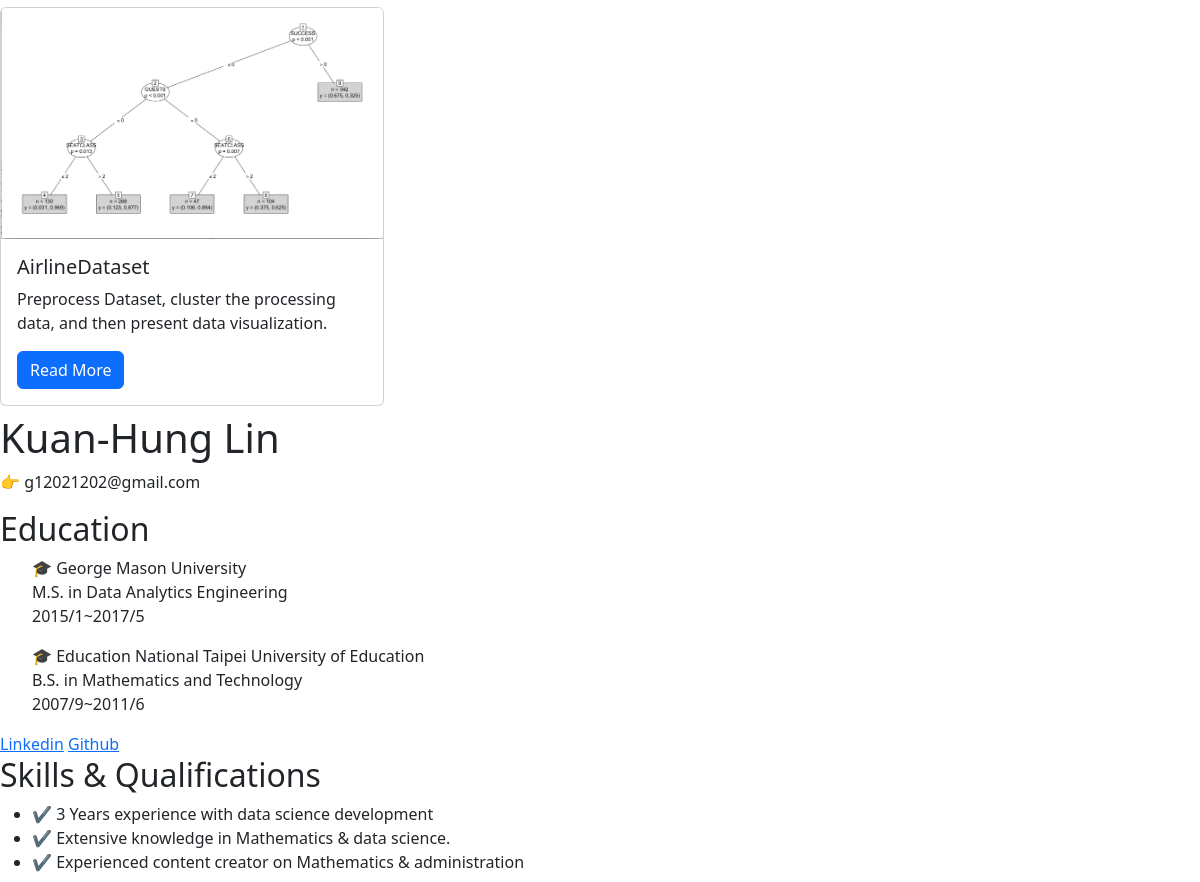
The page /projects/ (middle part) on the database as committed earlier.
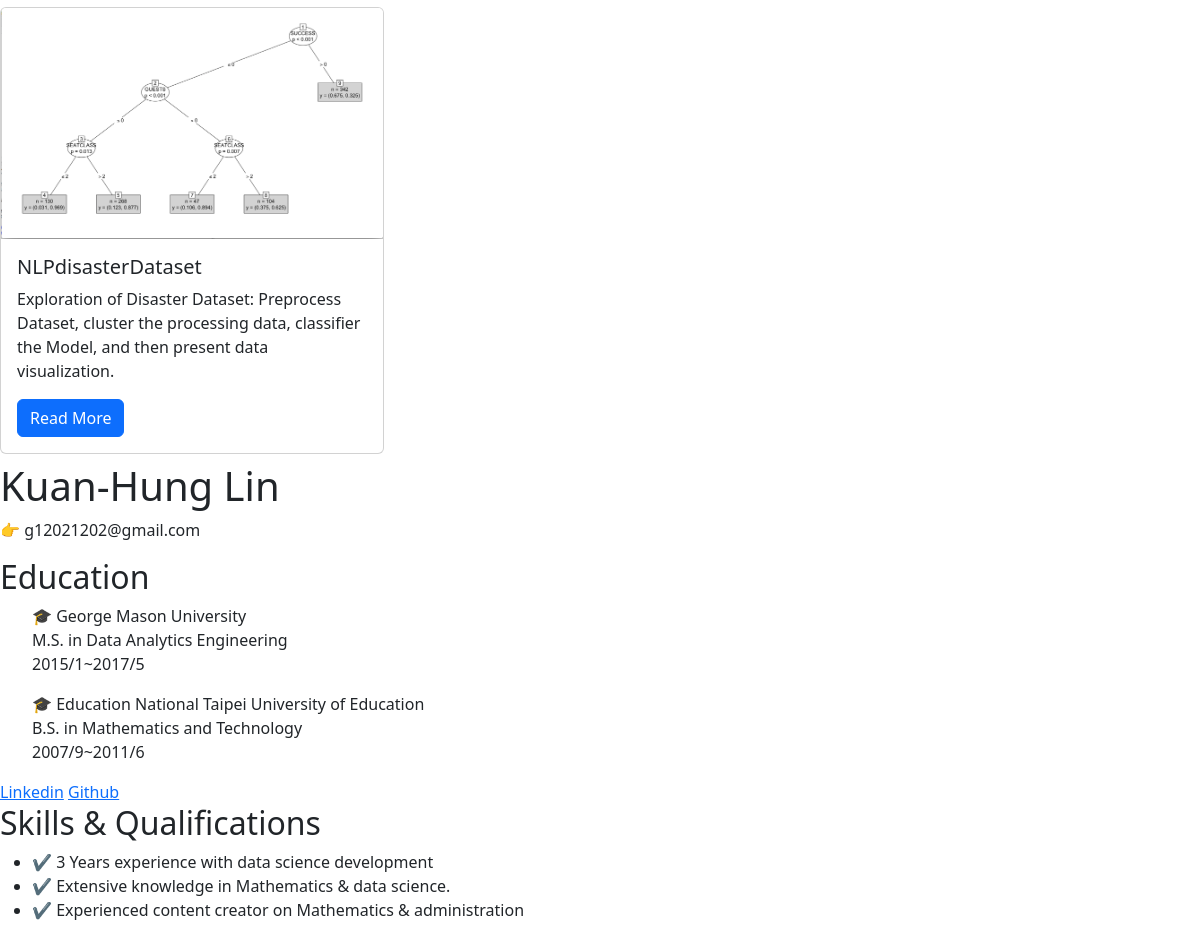
The same page on the database as committed later.
### projects/models.py (models this page shows, shortened)
class Project(models.Model):
    title = models.CharField(max_length=100)
    description = models.TextField()
    technology = models.CharField(max_length=20)
    image = models.ImageField(upload_to="project_images", blank=True)
    link = models.URLField(
        help_text="Link to RST. For example 'https://github.com/kuanhunglingary/DjangoPortfolio/blob/main/README.md'",
        null=True,
        blank=True,
    )

### projects/views.py (the view)
# urls.py: path("", views.project_index, name="project_index"),
def project_index(request):
    projects = Project.objects.all()
    context = {"projects": projects}
    return render(request, "projects/project_index.html", context)

### projects/templates/projects/project_index.html (shortened to what this page needs)
{% extends "base.html" %}
{% load django_bootstrap5 %}
{% block body %}
    <div class="row">
        {% for project in projects %}
            <div class="col-md-4">
                <div class="card mb-2">
                    {% if project.image %}<img class="card-img-top" src="{{ project.image.url }}">{% endif %}
                    <div class="card-body">
                        <h5 class="card-title">{{ project.title }}</h5>
                        <p class="card-text">{{ project.description }}</p>
                        <a href="{% url 'project_detail' project.pk %}" class="btn btn-primary">Read More</a>
                    </div>
                </div>
            </div>
        {% endfor %}
    </div>
{% endblock body %}

### templates/base.html (shortened to what this page needs)
{% load django_bootstrap5 %}
{% bootstrap_css %}
<!DOCTYPE html>
<html lang="en">
    <head>
        <link href="https://cdn.jsdelivr.net/npm/bootstrap@5.3.1/dist/css/bootstrap.min.css"
              rel="stylesheet">
    </head>
    <body>
        <div id="container--main">
            {% block body %}
            {% endblock body %}
            <div id="container--base">
                <section id="wrapper--hero" class="section--page">
                    <div>
                        <h1 id="user-name">Kuan-Hung Lin</h1>
                        <p id="email">👉 g12021202@gmail.com</p>
                    </div>
                </section>
                <section class="section--page">
                    <h2>Education</h2>
                    <ul id="qualifications--list">
                        <p>
                            🎓 George Mason University
                            <br>
                            M.S. in Data Analytics Engineering
                            <br>
                            2015/1~2017/5
                        </p>
                        <p>
                            🎓 Education National Taipei University of Education
                            <br>
                            B.S. in Mathematics and Technology
                            <br>
                            2007/9~2011/6
                        </p>
                    </ul>
                </section>
                <section class="section--page">
                    <div id="socials--list">
                        <a href="https://www.linkedin.com/in/kuan-hung-lin-045874b6/"
                           target="_blank">Linkedin</a>
                        <a href="https://github.com/kuanhunglingary" target="_blank">Github</a>
                    </div>
                </section>
                <section class="section--page">
                    <h2>Skills & Qualifications</h2>
                    <ul id="qualifications--list">
                        <li>✔️ 3 Years experience with data science development</li>
                        <li>✔️ Extensive knowledge in Mathematics & data science.</li>
                        <li>✔️ Experienced content creator on Mathematics & administration</li>
                    </ul>
                </section>
            </div>
        </div>
    </body>
</html>

Rows that differ between the two databases and show on the page:
changed Project: title "AirlineDataset" → "NLPdisasterDataset"; description "Preprocess Dataset, cluster the processing data, and then present data visualization." → "Exploration of Disaster Dataset: Preprocess Dataset, cluster the processing data, classifier the Model, and then present data visualization."
